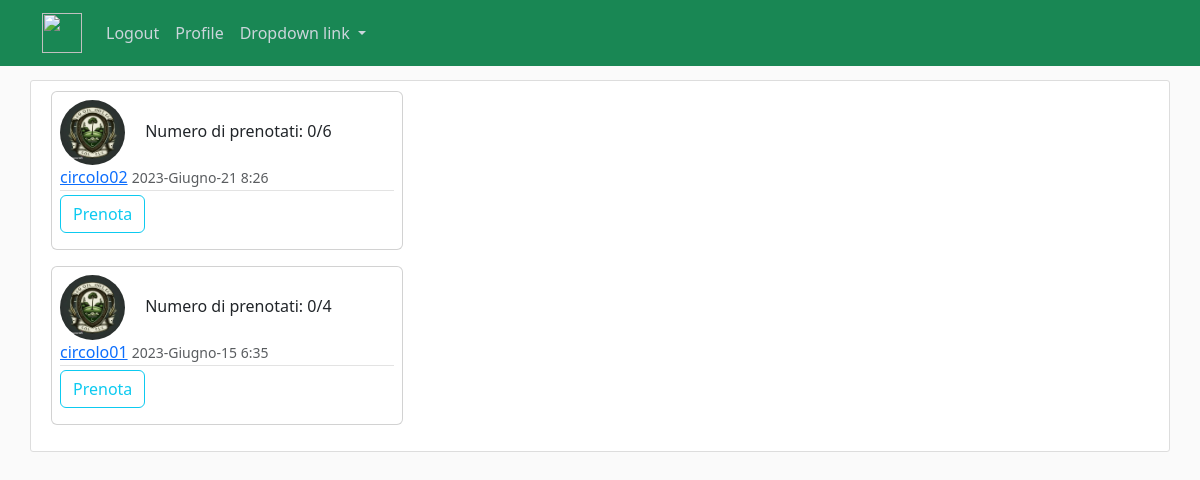
Before: /matches/match_list (signed in) with the older database file.
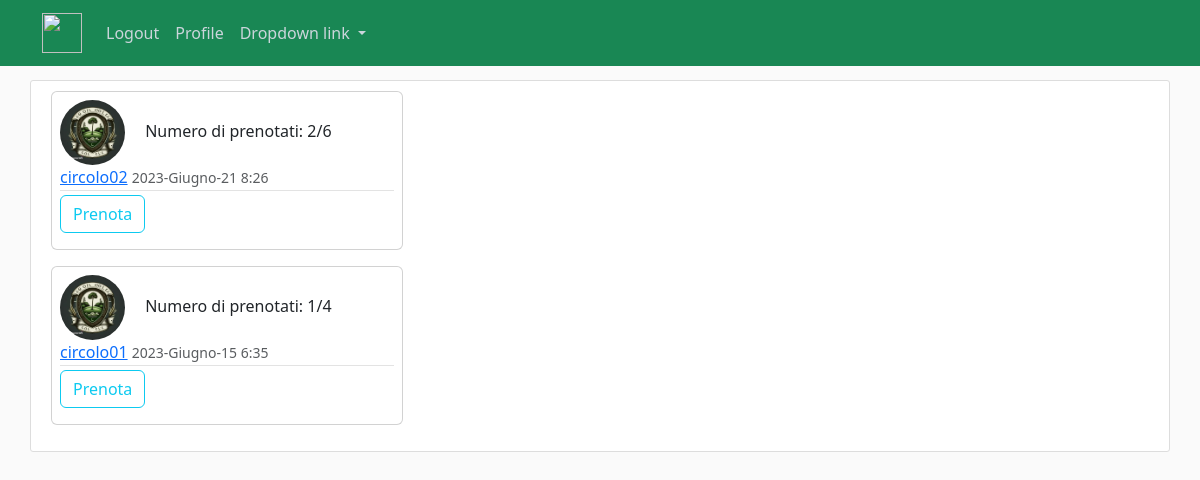
After: the same page with the newer database file.
### matches/models.py (models this page shows)
class Matches(models.Model):
    match_types = (
        ('Unofficial', 'Amatoriale'),
        ('Official', 'Ufficiale')
    )
    date = models.DateTimeField(auto_now_add=False)
    type = models.CharField(max_length=32, choices=match_types, null=True, blank=True)
    group_size = models.IntegerField(blank=True, default=4)
    number_subscribed = models.IntegerField(default=0) ## add check on less equal than the goup size
    club = models.ForeignKey(clubProfile, on_delete=models.CASCADE, null=True)
    class Meta:
        constraints = [
            models.UniqueConstraint(
                fields=['date', 'club'], name='Unique datetime-Club for each match'
            ),
        ]

### users/models.py (models this page shows, shortened)
class clubProfile(models.Model):
    HOLES_CHOICES = (
        (9, 9),
        (18, 18)
    )
    user = models.OneToOneField(CustomUser, on_delete=models.CASCADE)
    number_holes = models.IntegerField(default=9, choices=HOLES_CHOICES)
    name = models.CharField(max_length=64)
    city = models.CharField(max_length=64, null=True, blank=True, default='Other')
    country = models.CharField(max_length=64, null=True, blank=True)
    address = models.TextField(default=None, blank=True, null=True)
    img = models.ImageField(default='default_club.jpeg', upload_to='image_pics')
    class Meta:
        ordering = ['name']

class CustomUser(AbstractUser):
    OPTION_CHOICES = (
        ('Gplayer', 'Giocatore'),
        ('Gclub', 'Circolo'),
    )
    which_account = models.CharField(max_length=20, choices=OPTION_CHOICES)
    class Meta:
        constraints = [
            models.UniqueConstraint(fields=['email'], name='unique email')
        ]

### matches/views.py (the view)
# urls.py: path('match_list', match_list.as_view(), name='match-list'),
@method_decorator(login_required, name='dispatch')
class match_list(ListView):
    model=Matches
    context_object_name = 'matches'
    ordering = ['-date']
    template_name = 'matches/match_list.html'

### matches/templates/matches/match_list.html
{% extends 'users/home.html' %}
{% load crispy_forms_tags %}
{% block content %}
    <div class="content-section">
        {% for match in matches %}
            <div class="card p-2 mb-3" style="width: 22rem;">
                <div class="media-body">
                    <img class="rounded-circle article-img" src="{{ match.club.img.url }}">
                    <span>Numero di prenotati: {{match.number_subscribed}}/{{match.group_size}}</span>
                    <div class="article-metadata">
                        <a class="mr-2" href="{% url 'other-profile' match.club.user.username %}">{{ match.club.user.username }}</a>
                        <small class="text-muted">{{ match.date | date:"Y-F-d f" }}</small>
                    </div>
                    {% if match.number_subscribed < match.group_size%}
                        <button class="btn btn-outline-info mb-2">
                            <a class="nav-link" href="{% url 'match-detail' match.pk %}">Prenota</a>
                        </button>
                    {% else %}
                        NON PUOI PRENOTARTI
                    {% endif%}
                </div>
            </div>
        {% endfor %}
    </div>
{% endblock content%}

### users/templates/users/home.html (shortened to what this page needs)
{% load static %}
<!DOCTYPE html>
<html lang="en">
<head>
    <link href="https://cdn.jsdelivr.net/npm/bootstrap@5.3.0-alpha3/dist/css/bootstrap.min.css" rel="stylesheet">
    <link href="{% static 'users/main.css' %}" rel="stylesheet">
</head>
<body>
    <header class="site-header">
      <nav class="navbar navbar-expand-md navbar-dark bg-success fixed-top">
        <div class="container">
            <a class="navbar-brand mr-4" href="/"><img src="https://static.vecteezy.com/ti/vettori-gratis/p3/7688918-logo-golf-sport-gratuito-vettoriale.jpg" width="40"
                height="40"></a>
            <div class="collapse navbar-collapse" id="navbarSupportedContent">
                <ul class="navbar-nav">
                    {% if user.is_authenticated %}
                    <a class="nav-item nav-link" href="{% url 'logout-page' %}">Logout</a>
                    <a class="nav-item nav-link" href="{% url 'profile-page' %}">Profile</a>
                    {% endif %}
                    <li class="nav-item dropdown">
                        <a class="nav-link dropdown-toggle" href="#" role="button" data-bs-toggle="dropdown" aria-expanded="false">
                          Dropdown link
                        </a>
                    </li>
                </ul>
            </div>
        </div>
      </nav>
    </header>
    <main role="main" class="container">
      <div class="row">
        {% block content %} {% endblock %}
      </div>
    </main>
</body>
</html>

### users/static/users/main.css (style rules this page uses)
body { background: #fafafa; color: #333333; margin-top: 5rem; }
ul { margin: 0; }
.site-header .navbar-nav .nav-link { color: #cbd5db; }
.content-section { background: #ffffff; padding: 10px 20px; border: 1px solid #dddddd; border-radius: 3px; margin-bottom: 20px; }
.article-img { height: 65px; width: 65px; margin-right: 16px; }
.article-metadata { padding-bottom: 1px; margin-bottom: 4px; border-bottom: 1px solid #e3e3e3 }

Changed rows visible on the page:
changed Matches "2023-Giugno-21 8:26": number_subscribed "0" → "2"
changed Matches "2023-Giugno-15 6:35": number_subscribed "0" → "1"
